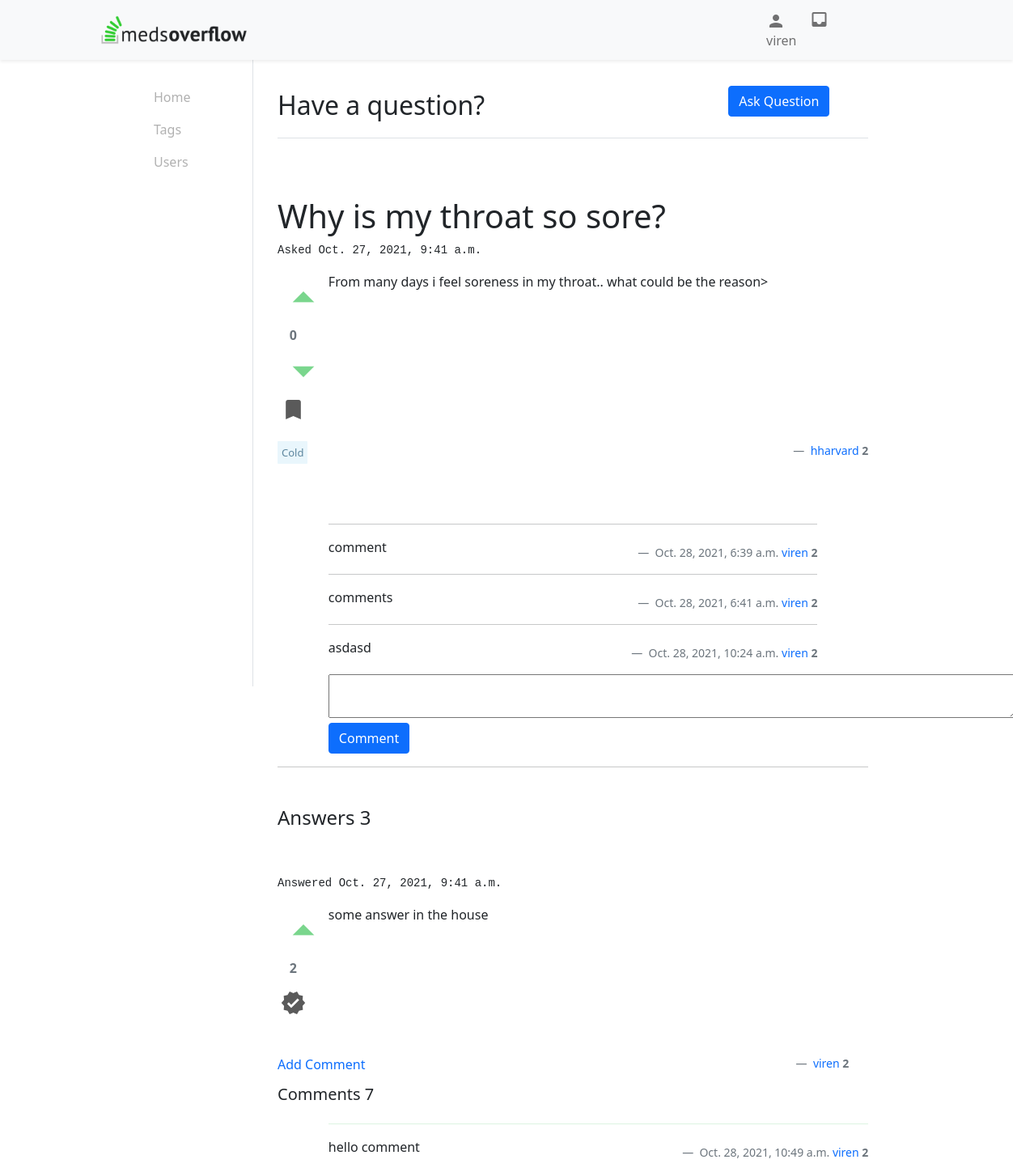
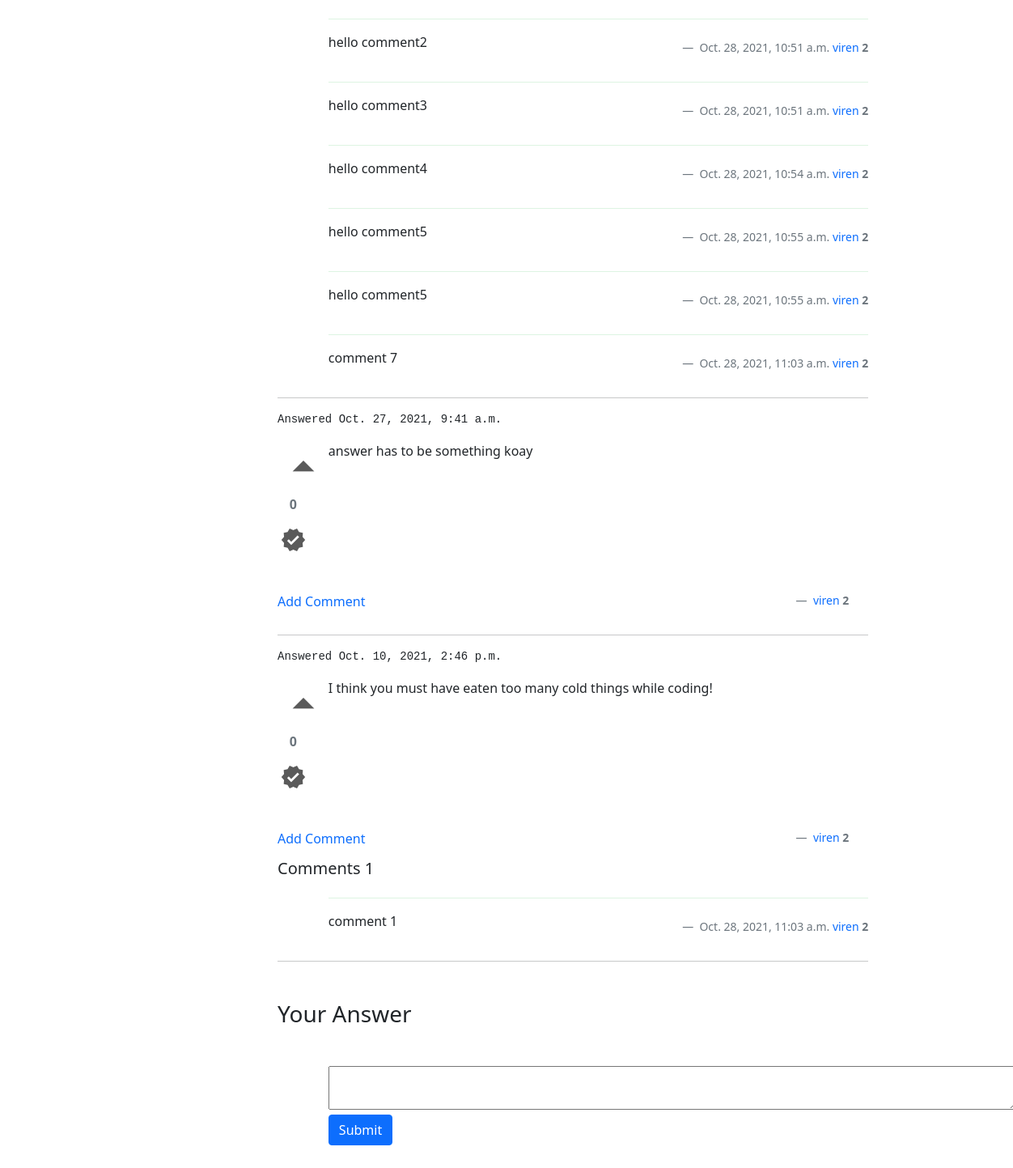
Page /question/14 (signed in) on the committed database (2 pictures, top to bottom).
### mainframe/models.py (models this page shows, shortened)
class User(models.Model):
    user = models.OneToOneField(authUser, on_delete=models.CASCADE)
    username = models.CharField(max_length=30, unique=True)
    first_name = models.CharField(max_length=30, null=True)
    last_name = models.CharField(max_length=50, null=True)
    email_id = models.EmailField(unique=True)
    country = models.CharField(max_length=50, null=True)
    rating = models.IntegerField(default=2)
    joined_on = models.DateTimeField(auto_now=True)
    USERNAME_FIELD = 'username'
    roles = models.ManyToManyField(Role)
    def __str__(self):
        return self.user.username

class Question(models.Model):
    title = models.CharField(max_length=200)
    description = models.CharField(max_length=1000)
    upvotes = models.IntegerField(default=0)
    downvotes = models.IntegerField(default=0)
    created_at = models.DateTimeField(auto_now=True, editable=False)
    made_by = models.ForeignKey(User, on_delete=models.CASCADE)
    tags = models.ManyToManyField(Tag)
    answerCount = models.IntegerField(default=0)
    @property
    def votes(self):
        return self.upvotes - self.downvotes
    @property
    def upvotes(self):
        return UpvoteQ.objects.filter(question = self.id).count()
    @property
    def downvotes(self):
        return DownvoteQ.objects.filter(question = self.id).count()

class Tag(models.Model):
    tagName = models.CharField(max_length=30)

class Comment(models.Model):
    description = models.CharField(max_length=300)
    created_at = models.DateTimeField(auto_now=True)
    made_by = models.ForeignKey(User, on_delete=models.CASCADE)
    question = models.ForeignKey(Question, on_delete=models.CASCADE)

class Answer(models.Model):
    description = models.CharField(max_length=1000)
    created_at = models.DateTimeField(auto_now=True)
    made_by = models.ForeignKey(User, on_delete=models.CASCADE)
    question = models.ForeignKey(Question, on_delete=models.CASCADE)
    accepted = models.BooleanField(default=False)
    @property
    def votes(self):
        return self.upvotes
    @property
    def upvotes(self):
        return UpvoteA.objects.filter(answer = self.id).count()

class CommentAnswer(models.Model):
    description = models.CharField(max_length=300)
    created_at = models.DateTimeField(auto_now=True)
    made_by = models.ForeignKey(User, on_delete=models.CASCADE)
    answer = models.ForeignKey(Answer, on_delete=models.CASCADE)

### mainframe/views.py (the view, shortened to what this page needs)
# urls.py: path('question/<int:pk>', views.Post.as_view(), name='question'),
class Post(TemplateView):
    def get(self, request, pk):
        answerForm = AnswerForm()
        commentForm = CommentForm()
        question = Question.objects.get(id=pk)
        comments = Comment.objects.filter(question = question.id)
        answers = Answer.objects.filter(question = question.id).order_by('-created_at')
        qMarked = Bookmark.objects.filter(user = (Home.getUser(self, request)).id, question = question.id).exists()
        answerUpvotes = UpvoteA.objects.filter(by = (Home.getUser(self, request)).id)
        print(answerUpvotes)
        answerUpvotesUserId = [ x.answer for x in answerUpvotes]
        isAccepted = 'no'
        for a in answers:
            if a in answerUpvotesUserId:
                setattr(a, 'voted', 'True')
            answerComments = CommentAnswer.objects.filter(answer = a.id)
            setattr(a, 'comments',answerComments)
            answerCommentForm = AnswerCommentForm()
            setattr(a, 'answerCommentForm',answerCommentForm)
            if a.accepted:
                isAccepted = a.id
        context = {
            'question': question,
            'comments': comments,
            'answers' : answers,
            'answerForm' : answerForm,
            'commentForm' : commentForm,
            'myuser' : Home.getUser(self, request),
            'qMarked' : qMarked,
            'accepted' : isAccepted,
        }
        return render(request, 'post.html', context)

### mainframe/forms.py
class AnswerForm(ModelForm):
    class Meta:
        model = Answer
        fields = ['description']
        widgets = {
          'description': forms.Textarea(attrs={'rows':2, 'cols':90}),
        }

class CommentForm(ModelForm):
    class Meta:
        model = Comment
        fields = ['description']
        widgets = {
          'description': forms.Textarea(attrs={'rows':2, 'cols':90}),
        }

### mainframe/views.py (called while the page is built)
    def getUser(self, request):
        if request.user.is_authenticated:
            usr = request.user
            myuser = User.objects.get(username = usr.username)
            return myuser
        return

### mainframe/templates/post.html (shortened to what this page needs)
{% extends 'main.html' %}
{% block post %}
<br>
<div class="mt-5">
    <h1>{{ question.title }}</h1>
    <pre>Asked {{ question.created_at }}</pre>
    <div class="row">
        <div class="col-1 text-center">
            <form action="{% url 'mainframe:upvoteQ' question.id %}" method="POST">
                <button type="submit" name="upvoteQ" class="iconButton"><i class="material-icons upvoteIcon {% if request.session.up %} voted {% endif %} align-middle" style="font-size: 64px;">arrow_drop_up</i></button><br>
            </form>
            <b class="align-middle text-secondary">{{ question.votes }}</b>
            <form action="{% url 'mainframe:downvoteQ' question.id %}" method="POST">
                <button type="submit" name="downvoteQ" class="iconButton"><i class="material-icons downvoteIcon {% if request.session.down %} voted {% endif %} align-middle" style="font-size: 64px;">arrow_drop_down</i></button><br>
            </form>
            <form id="bookmark" action="{% url 'mainframe:bookmark' question.id %}" method="POST">
                <button type="submit" name="bookmark" class="iconButton"><i id="bookmarkIcon" class="material-icons bookmarkIcon {% if qMarked %} voted {% endif %} align-middle" style="font-size: 32px;">bookmark</i></button><br>
            </form>
        </div>
        <div class="col-10">
            <p>
                {{ question.description }}
            </p>
        </div>
    </div>
    <br>
    <div class="row">
        <div class="col-7">
            {% for t in question.tags.all %}
            <a href="{% url 'mainframe:tagFilter' t.id %}" class="tag my-1">{{t.tagName}}</a>
            {% endfor %}
        </div>
        <div class="col-5 text-end blockquote-footer">
            <a href="{% url 'mainframe:profile' question.made_by.id %}">{{ question.made_by }}</a>
            <b class="text-secondary">{{ question.made_by.rating }}</b>
        </div>
    </div>
    <div class="row mt-5">
        <div class="col-1"></div>
        <div class="col-10">
            {% for c in comments %}
                <hr>
                {{ c.description }}
                <div class="text-end blockquote-footer">
                    <span class="text-secondary font-weight-light">{{ c.created_at }}</span>
                    <a href="{% url 'mainframe:profile' c.made_by.id %}">{{ c.made_by }}</a>
                    <b>{{ c.made_by.rating }}</b>
                </div>
            {% endfor %}
            <form action="" method="POST">
                {% for f in commentForm %}
                {{f}}
                {% endfor %}
                <input type="submit" class="btn btn-primary" name="Comment" value="Comment">
            </form>
        </div>
    </div>
</div>
<hr>
<div class="mt-5">
    <h4>Answers {{ answers.count }}</h4>
    <br><br>
    {% for answer in answers %}
        <pre>Answered {{ answer.created_at }}</pre>
        <div class="row">
            <div class="col-1 text-center">
                <form class="answerUpVote" action="{% url 'mainframe:upvoteA' question.id answer.id %}" method="POST">
                    <button type="submit" name="upvoteA" class="iconButton"><i class="material-icons upvoteIcon {{answer.id}} {% if answer.voted %} voted {% endif %} align-middle" style="font-size: 64px;">arrow_drop_up</i></button><br>
                </form>
                <b class="{{answer.id}} align-middle text-secondary">{{ answer.votes }}</b>
                <form action="{% url 'mainframe:acceptAnswer' answer.id question.id %}" id="acceptAnswerForm{{answer.id}}" method="POST">
                    <button type="submit" name="acceptAnswer" class="iconButton"><i class="material-icons mt-3 acceptAnswerIcon align-middle" style="font-size: 32px;">verified</i></button>
                </form>
            </div>
            <div class="col-10">
                <p>
                    {{ answer.description }}
                </p>
            </div>
            <div class="row mt-5">
                <div class="col-7" id="comment{{answer.id}}">
                    <a onclick="showAnswerComment(this);" href="javascript:;">Add Comment</a>
                </div>
                <div class="col-5 text-end blockquote-footer">
                    <a href="{% url 'mainframe:profile' answer.made_by.id %}">{{ answer.made_by }}</a>
                    <b>{{ answer.made_by.rating }}</b>
                </div>
            </div>
            {% if answer.comments %}
                <h5>Comments {{answer.comments.count}}</h5>
            {% endif %}
            {% for c in answer.comments %}
                <div class="col-1"></div>
                <div class="col-11">
                    <hr style="border-top: 1px solid rgb(122, 214, 141);">
                    {{ c.description }}
                    <div class="text-end blockquote-footer">
                        <span class="text-secondary font-weight-light">{{ c.created_at }}</span>
                        <a href="{% url 'mainframe:profile' c.made_by.id %}">{{ c.made_by }}</a>
                        <b>{{ c.made_by.rating }}</b>
                    </div>
                </div>
            {% endfor %}
        </div>
        <hr>
    {% endfor %}
</div>
<h3 class="mt-5">Your Answer</h3>
<div class="row mt-5">
    <div class="col-1"></div>
    <div class="col-10">
        <form action="" method="POST">
            {% for f in answerForm %}
            {{f}}
            {% endfor %}
            <input type="submit" class="btn btn-primary" name="Answer">
        </form>
    </div>
</div>
{% endblock post %}

### mainframe/templates/navbar.html (shortened to what this page needs)
{% load static %}
 <nav class="navbar navbar-expand-lg fixed-top navbar-light p-0 bg-light shadow-sm">
    <div class="container-fluid p-0">
        <div class="col-3">
            <a class="navbar-brand block float-end py-2 px-2 me-0" href="{% url 'mainframe:home' %}">
                <img src="{% static '/images/medsoverflow.png' %}" alt="" width="180" class="d-inline-block align-text-top">
            </a>
        </div>
        <div class="col-3">
            <div class="collapse navbar-collapse" id="navbarSupportedContent">
                {% if myuser %}
                <ul class="navbar-nav mb-2 mb-lg-0">
                    <li class="nav-item py-1">
                        <a class="nav-link" aria-current="page" href="{% url 'mainframe:profile' myuser.id %}">
                            <span class="material-icons align-middle">person</span>{{myuser}}
                        </a>
                    </li>
                    <li class="nav-item dropdown py-1">
                        <a class="nav-link" href="#" id="navbarDropdown" role="button" data-bs-toggle="dropdown" aria-expanded="false">
                            <span class="material-icons">inbox</span>
                        </a>
                    </li>
                </ul>
                {% endif %}
            </div>
        </div>
    </div>
</nav>

### static/css/main.css (style rules this page uses)
body { font-family: 'Tangerine', serif; font-size: 48px; }
.tag { border-radius: 1px; font-size: small; background-color: #e9f6fc; color: #5d869e !important; padding: 5px; }
i { color: #5a5a5a; }
.voted { color: rgb(122, 214, 141); }
a { text-decoration: none !important; }
.iconButton { background:none; border:none; padding:0; outline: none; }

### rows in the picture
User: user.username "viren"
Question: title "Why is my throat so sore?", created_at "Oct. 27, 2021, 9:41 a.m.", votes "0", description "From many days i feel soreness in my throat.. what could be the reason>", made_by "hharvard", made_by.rating "2"
Tag: tagName "Cold"
Comment: description "comment", created_at "Oct. 28, 2021, 6:39 a.m.", made_by "viren", made_by.rating "2"
Comment: description "comments", created_at "Oct. 28, 2021, 6:41 a.m.", made_by "viren", made_by.rating "2"
Comment: description "asdasd", created_at "Oct. 28, 2021, 10:24 a.m.", made_by "viren", made_by.rating "2"
Answer: created_at "Oct. 27, 2021, 9:41 a.m.", votes "2", description "some answer in the house", made_by "viren", made_by.rating "2", comments.count "7"
CommentAnswer: description "hello comment", created_at "Oct. 28, 2021, 10:49 a.m.", made_by "viren", made_by.rating "2"
CommentAnswer: description "hello comment2", created_at "Oct. 28, 2021, 10:51 a.m.", made_by "viren", made_by.rating "2"
CommentAnswer: description "hello comment3", created_at "Oct. 28, 2021, 10:51 a.m.", made_by "viren", made_by.rating "2"
CommentAnswer: description "hello comment4", created_at "Oct. 28, 2021, 10:54 a.m.", made_by "viren", made_by.rating "2"
CommentAnswer: description "hello comment5", created_at "Oct. 28, 2021, 10:55 a.m.", made_by "viren", made_by.rating "2"
CommentAnswer: description "hello comment5", created_at "Oct. 28, 2021, 10:55 a.m.", made_by "viren", made_by.rating "2"
CommentAnswer: description "comment 7", created_at "Oct. 28, 2021, 11:03 a.m.", made_by "viren", made_by.rating "2"
Answer: created_at "Oct. 27, 2021, 9:41 a.m.", votes "0", description "answer has to be something koay", made_by "viren", made_by.rating "2"
Answer: created_at "Oct. 10, 2021, 2:46 p.m.", votes "0", description "I think you must have eaten too many cold things while coding!", made_by "viren", made_by.rating "2", comments.count "1"
CommentAnswer: description "comment 1", created_at "Oct. 28, 2021, 11:03 a.m.", made_by "viren", made_by.rating "2"

### other values in the picture
{{ answers.count }} "3"
